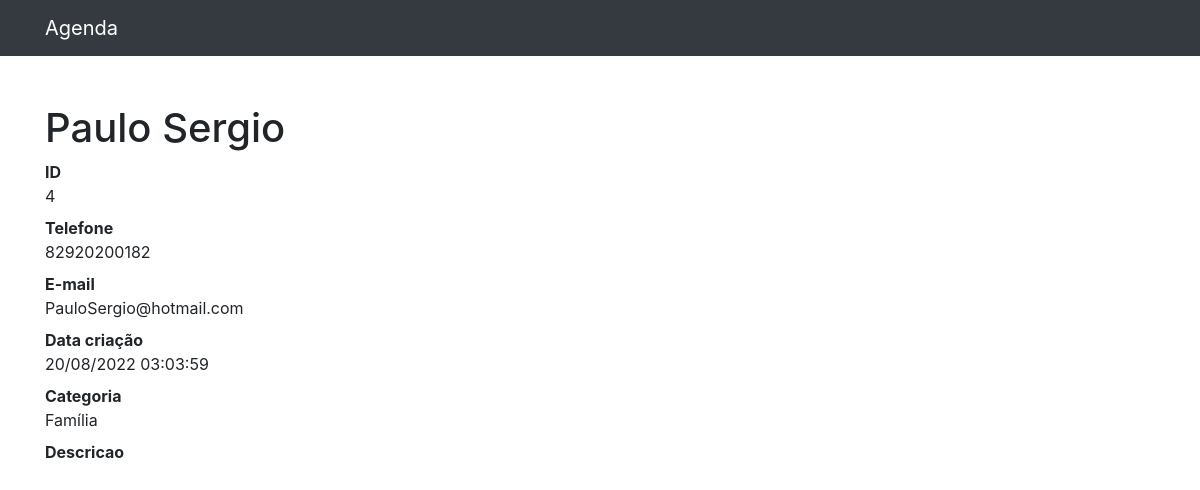
/4, run on the app's committed database.
### contatos/models.py (models this page shows, shortened)
class Contato(models.Model):
    nome = models.CharField(max_length=255)
    sobrenome = models.CharField(max_length=255, blank=True)
    telefone = models.CharField(max_length=255)
    email = models.CharField(max_length=255, blank=True)
    data_criacao = models.DateTimeField(default=timezone.now)
    descricao = models.TextField(blank=True)
    categoria = models.ForeignKey(Categoria, on_delete=models.DO_NOTHING)

class Categoria(models.Model):
    nome = models.CharField(max_length=255)
    def __str__(self):
        return self.nome

### contatos/views.py (the view)
# urls.py: path('<int:contato_id>', views.ver_contato, name='ver_contato'),
def ver_contato(request, contato_id):
    contato = Contato.objects.get(id=contato_id)
    return render(request, 'contatos/ver_contato.html', {
        'contato': contato
    })

### contatos/templates/contatos/ver_contato.html (shortened to what this page needs)
{%extends 'base.html'%}
{%block conteudo%}
<h1 class="mt-5">{{ contato.nome }} {{ contato.sobrenome }}</h1>
<dl>
  <dt>ID</dt>
  <dd>{{  contato.id }}</dd>
  <dt>Telefone</dt>
  <dd>{{  contato.telefone }}</dd>
  <dt>E-mail</dt>
  <dd>{{  contato.email }}</dd>
  <dt>Data criação</dt>
  <dd>{{  contato.data_criacao |date:'d/m/Y H:i:s' }}</dd>
  <dt>Categoria</dt>
  <dd>{{  contato.categoria }}</dd>
  <dt>Descricao</dt>
</dl>
{%endblock%}

### data on the page
Contato: nome "Paulo", sobrenome "Sergio", id "4", telefone "82920200182", email "PauloSergio@hotmail.com", data_criacao "20/08/2022 03:03:59", categoria "Família"
